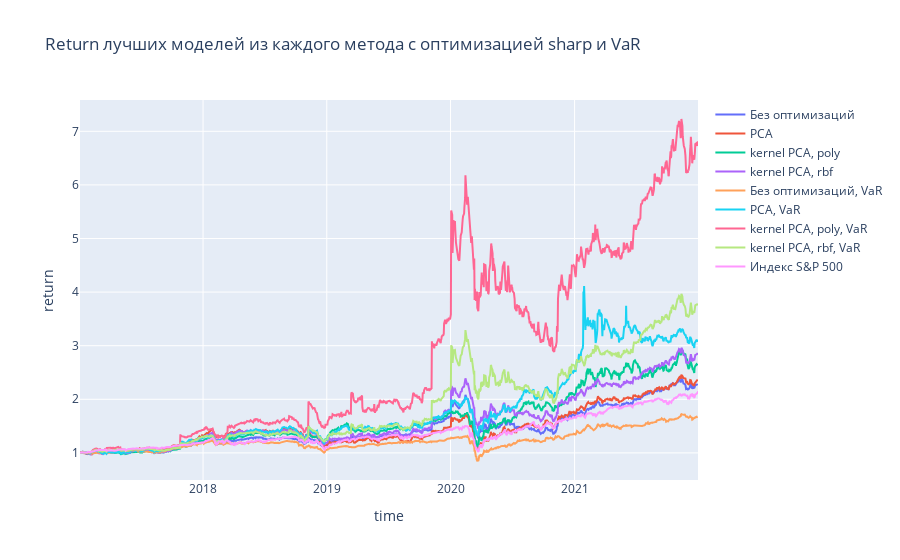

Write notebook code for a chart like this one.
### Code cell
plot_results(names=all_names, optimizers=all_optimizers, df_train=data_train, df_test=data_test, 
             title='Return лучших моделей из каждого метода с оптимизацией sharp и VaR', sp=sp_data)

### Figure 1 — Plotly figure (JSON) as saved in the notebook; plotly's stock layout.template omitted (floating-point values rounded to 4 significant figures; data arrays with more than 128 entries replaced by an {"elided": "..."} marker saying what was removed)
{"data": [{"name": "Без оптимизаций", "type": "scatter", "x": {"elided": "1258 str values"}, "y": {"elided": "1258 float values"}}, {"name": "PCA", "type": "scatter", "x": {"elided": "1258 str values"}, "y": {"elided": "1258 float values"}}, {"name": "kernel PCA, poly", "type": "scatter", "x": {"elided": "1258 str values"}, "y": {"elided": "1258 float values"}}, {"name": "kernel PCA, rbf", "type": "scatter", "x": {"elided": "1258 str values"}, "y": {"elided": "1258 float values"}}, {"name": "Без оптимизаций, VaR", "type": "scatter", "x": {"elided": "1258 str values"}, "y": {"elided": "1258 float values"}}, {"name": "PCA, VaR", "type": "scatter", "x": {"elided": "1258 str values"}, "y": {"elided": "1258 float values"}}, {"name": "kernel PCA, poly, VaR", "type": "scatter", "x": {"elided": "1258 str values"}, "y": {"elided": "1258 float values"}}, {"name": "kernel PCA, rbf, VaR", "type": "scatter", "x": {"elided": "1258 str values"}, "y": {"elided": "1258 float values"}}, {"name": "Индекс S&P 500", "type": "scatter", "x": {"elided": "1259 str values"}, "y": {"elided": "1259 float values"}}], "layout": {"title": {"text": "Return лучших моделей из каждого метода с оптимизацией sharp и VaR"}, "xaxis": {"title": {"text": "time"}}, "yaxis": {"title": {"text": "return"}}}}
